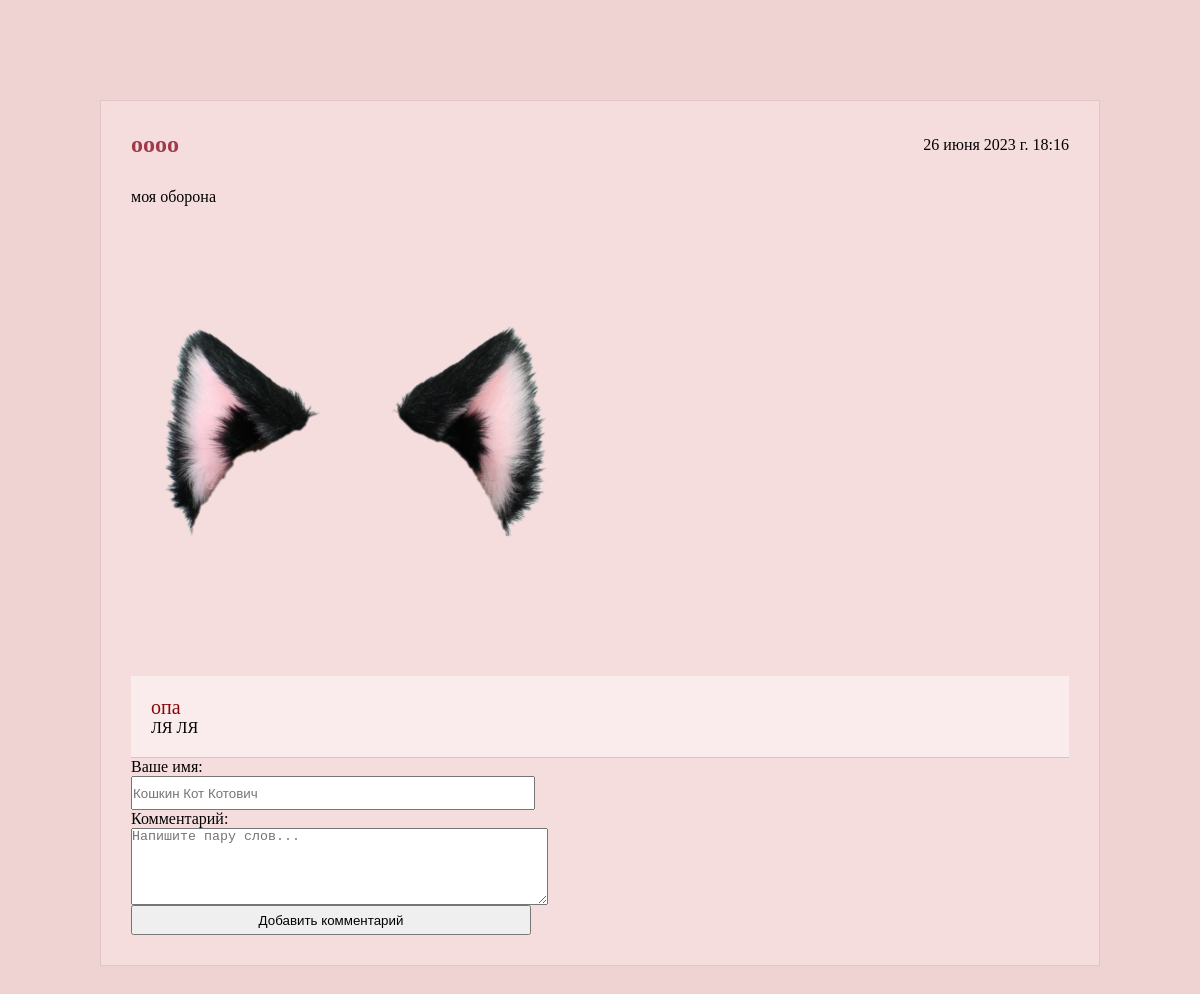
The app's page /post/16 with its own data.
### posts/models.py (models this page shows, shortened)
class Post(models.Model):
    title=models.CharField(max_length=50, verbose_name="Заголовок")
    text=models.TextField(blank=False, verbose_name="Текст")
    image=models.ImageField(upload_to="%Y/%m/%d/", verbose_name="Изображение", blank=True, null=True)
    create_date=models.DateTimeField(auto_now_add=True, verbose_name="Дата публикации")
    class Meta:
        verbose_name = "Пост"
        verbose_name_plural = "Посты"
        ordering = ["-create_date"]

class Comment(models.Model):
    name = models.CharField(max_length=32, verbose_name='Ваше имя:')
    text = models.TextField(blank=False, verbose_name='Текст отзыва:')
    create_date = models.DateTimeField(auto_now=True, verbose_name='Дата')
    post = models.ForeignKey(Post, on_delete=models.CASCADE)
    class Meta():
        verbose_name = 'Комментарий'
        verbose_name_plural = 'Комментарии'
        ordering = ['-create_date',]

### posts/views.py (the view)
# urls.py: path('post/<int:post_pk>', post_detail_view, name='post'),
def post_detail_view(request, post_pk):
    post = Post.objects.get(pk=post_pk)
    if request.method == "POST":
        form = CommentForm(request.POST)
        if form.is_valid():
            comment = form.save(commit = False)
            comment.post = post
            comment.save()
            form = CommentForm()
    else:
        form = CommentForm()
    comments = Comment.objects.filter(post=post)
    context = {'post_detail': post, 'comments': comments, 'comment_form': form}
    return render(request, 'posts/post_detail.html', context)

### posts/forms.py
class CommentForm(forms.ModelForm):
    class Meta:
        model = Comment
        fields = ('name', 'text')
    name = forms.CharField(max_length = 50,
                           min_length = 3,
                           label = "Ваше имя",
                           widget = forms.TextInput(attrs={'placeholder': 'Кошкин Кот Котович'}))
    text = forms.CharField(max_length=600,
                           label = "Комментарий",
                           widget = forms.Textarea(attrs={'cols':50, 'rows': 5, 'placeholder': 'Напишите пару слов...'}))

### posts/templates/posts/post_detail.html (shortened to what this page needs)
{%extends 'root.html'%}
{%block content%}
<div class="layout">
<div class="content">
    <div class="h_content"><h2>{{post_detail.title}}</h2>{{post_detail.create_date}}</div>
    <p>{{post_detail.text}}</p>
    {%if post_detail.image%}
    <img style="width: 450px;" src = "{{ post_detail.image.url }}">
    {%endif%}
    <div style="background-color: #ffffff6b; width: 100%; margin-top: 20px;">
    {%for com in comments%}
    <div style="padding: 20px; border-bottom: 1px solid #91647b54;;">
        <p style="font-size: 20px; color: rgb(138, 6, 6);">{{com.name}}</p>
        <p>{{com.text}}</p>
    </div>
    {%endfor%}
    </div>
    <form action="" method="post"  style="display: flex; flex-direction: column;">
        {{ comment_form }}
        <input type="submit" value="Добавить комментарий">
    </form>
    </div>
</div>
{%endblock%}

### static/css/style.css (style rules this page uses)
* { margin: 0; padding: 0; }
.layout { background-color: rgb(239 210 210); height: 100%; padding: 100px; }
.content { border: 1px solid #e1c6c6; display: flex; flex-direction: column; align-items: flex-start; padding: 30px; background-color: #f9e7e791; }
h2 { color: #9f3a4d; margin-right: 20px; }
.h_content { display: flex; align-items: center; width: 100%; justify-content: space-between; margin-bottom: 30px; }
input { height: 30px; width: 400px; }

### records on screen
Post: title "оооо", create_date "26 июня 2023 г. 18:16", text "моя оборона", image (picture)
Comment: name "опа", text "ЛЯ ЛЯ"
